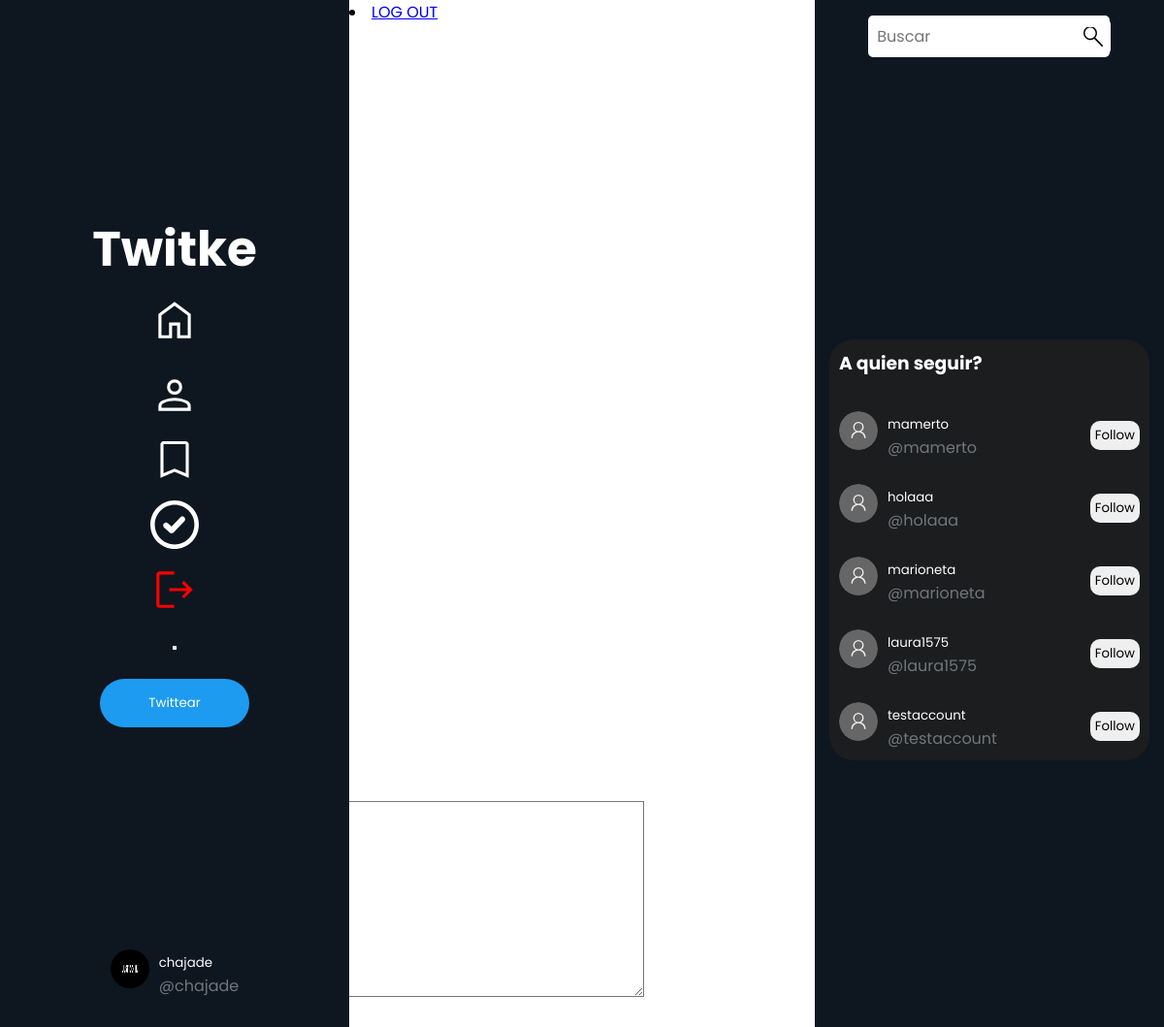
The page /landing/ (signed in) on the database its author committed.
### profiles/models.py (models this page shows, shortened)
class Profiles(models.Model):
    user = models.ForeignKey(User, null=True, on_delete=models.CASCADE )
    username = models.CharField(max_length=30, null=True, default="")
    keeps = models.ManyToManyField(Tweet, related_name='kept_by_profiles', blank=True)
    retweets = models.ManyToManyField(Tweet, related_name='retweets_by_profiles', blank=True)
    biography = models.TextField(max_length=250,  null=True, default="", blank=True)
    profileImage = models.ImageField(null=True, blank=True, upload_to='profileImages')
    profileBanner = models.ImageField(null=True, blank=True, upload_to='profileBanners')
    followers = models.IntegerField(default=0)
    followers_users = models.ManyToManyField('self', symmetrical=False, related_name="followage", blank=True)
    followed_users = models.ManyToManyField('self', symmetrical=False, related_name='following', blank=True)
    like_tweets = models.ManyToManyField(Tweet, related_name='liked', blank=True)
    birthday = models.DateField(null=True)
    webSite = models.CharField(null=True, max_length=100)
    created_at = models.DateTimeField(auto_now_add=True)
    is_verified = models.BooleanField(default=False)
    darkMode = models.BooleanField(default=False)

### autentication/views.py (the view)
# urls.py: path('landing/', views.landingPage, name="landingPage"),
def landingPage(request):
    return render(request, 'landingPage.html')

### tweets/context_processors.py (called while the page is built)
def random_users(request):
    random_users = []
    if request.user.is_authenticated:
        if request.user.is_authenticated:
            current_profile = Profiles.objects.get(user__username = request.user.username)
            random_users = Profiles.objects.exclude(id__in=current_profile.followed_users.values_list('id', flat=True)).exclude(id=request.user.id).order_by('?')[:5]
    return {'random': random_users}

def current_profile(request):
    current_profile = None
    darkmode = True
    if request.user.is_authenticated:
        current_profile = Profiles.objects.get(user__username=request.user.username)
    return {'current_profile': current_profile, 'darkMode': darkmode}

### autentication/templates/landingPage.html (shortened to what this page needs)
{% extends 'base.html' %}
{% load static %}
    {% block content %}
    <footer>
        {% if user.is_authenticated %}
          <li><a href="{% url 'logout' %}">LOG OUT</a></li>
          {% else %}
          <li><a href="{% url 'signup' %}">SIGN UP</a></li>
          <li><a href="{% url 'signin' %}">SIGN IN</a></li>
          {% endif %}
    </footer>
    {% endblock content %}

### tweets/templates/base.html (shortened to what this page needs)
{% load static %}
<!DOCTYPE html>
<html lang="es">
  <head>
    <link rel="stylesheet" href="{% static 'base.css' %}" />
  </head>
  <body class="{% if current_profile.darkMode %}dark-theme{% endif %}">
    <div class="container">
      <nav class="navbar-1">
          <ul>
            <h1 style="font-size: 50px">Twitke</h1>
            <li><a href="{% url 'globalFeed' %}"><img  class="img-ul" src="{% static 'home_FILL0_wght400_GRAD0_opsz48.svg' %}"></a><li>
            {% if user.is_authenticated %}
            <li><a href="{% url 'myProfile' user.id %}"><img class="img-ul"  src="{% static 'person_FILL0_wght400_GRAD0_opsz48.svg'%}" ></a></li>
            <li><a href="{% url 'keeped' user.id %}"><img class="img-ul"  src="{% static 'bookmark_FILL0_wght400_GRAD0_opsz48.svg' %}"></a></li>
              {% if user.is_staff %}
              <li><a class="verificateNav" href="{% url 'verificate' %}"><img  class="img-ul" src="{% static 'verify-verified-check-icon.svg' %}"></a></li>
              {% endif %}
              <li><a href="{% url 'logout' %}"><img  class="img-ul" src="{% static 'logout_FILL0_wght400_GRAD0_opsz48.svg' %}"></a></li>
              {% else %}
              <li class="signupButton"><a href="{% url 'signup' %}" ><img  class="img-ul" src="{% static 'register-14.svg' %}"></a></li>
              <li class="signinButton"><a href="{% url 'signin' %}"><img  class="img-ul" src="{% static 'login-svgrepo-com.svg' %}"></a></li>
              {% endif %}
              <form action="{% url 'darkMode' %}?next={{ request.path }}" method="POST" id="darkModeForm">
                <div class="containerToggle">
                  <button type="submit" name="" id="toggle" value="" for="submit" onclick="darkMode(event, this)"></button>
                </div>
              </form>
              <li class="twittearButton"><button>Twittear</button></li>
            </ul>
            <div class="current">
              <div class="user_card">
                {% if user.is_authenticated %}
                <div class="username2">
                  {% if current_profile.profileImage %}
                    <img src="{{current_profile.profileImage.url}} " alt="" class="fotito profilePhoto" style="width: 40px; border-radius: 50%; height:40px">
                  {% endif %}
                  <div class="usernameBase">
                    <form action="{% url 'myProfile' current_profile.user.id %}">
                      <button class="usernameTweet" style="color:white"><p>{{current_profile.user.username}}</p></button>
                    </form>
                    <p class="atName">@{{current_profile.user.username}}</p>
                  </div>
                </div>
                {% endif %}
              </div>
            </div>
        </nav>
        <main class="baseMain">
          {% block content %}
          {% endblock %}
        </main>
        <nav class="navbar-2">
          <form action="{% url 'search' %}" class="searchForm">
            <div class="search-container">
              <input type="text" class="searchbar" name="search" placeholder="Buscar">
              <button type="submit" class="search-button">
                <img src="{% static '1093183.svg' %}" alt="">
              </button>
            </div>
          </form>
          <section class="aQuienSeguir">
            <h3 style="color: white;">A quien seguir?</h3>
            {% if random %}
              {% for user in random %}
                <div class="user_card">
                  <div class="username2">
                    <div class="usernameBase">
                      <form action="{% url 'myProfile' user.user.id %}">
                        <button class="usernameTweet" style="color:white"><p>{{user.user.username}}</p></button>
                      </form>
                      <p class="atName">@{{user.user.username}}</p>
                    </div>
                  </div>
                  <form action="{% url 'follow' id=user.user.id %}" id="followForm4" method="POST">
                    <button id="button4"  onclick="follow(event, this)" tweet-id="{{user.user.id}}" type="submit" class="boton"><p>{% if current_profile not in user.followers_users.all %}Follow{% else %}Unfollow{% endif %}</p></button>
                </form>
                </div>
              {% endfor %}
            {% else %}
              <li class="elseSessionLi"><a class="elseSession" href="{% url 'signin' %}">Inicia sesion para ver</a></li>
            {% endif  %}
          </section>
        </nav>
    </div>
    <section class="modal modalTwittear">
      <div class="modal_container">
          <button href="#" class="modal_close_twittear">X</button>
          <form action="{% url 'postTweet' %}" method="POST" class="postTweetForm" enctype="multipart/form-data">
            <div class="cosas" style="display: flex;  align-items: center;">
                <button id="miBoton" onclick="desactivarBoton()">
                </button>
                <label for="tweetImage" class="attachment"><img src="{% static 'attachment-pin-icon.svg' %}" alt="" style="width: 15px; display: flex;"></label>
            </div>
        </form>
      </div>
  </section>
  </body>
</html>

### tweets/static/base.css (style rules this page uses)
* { margin: 0; padding: 0; font-family: 'Poppins', sans-serif; }
.container { display: flex; justify-content: center; width: 100%; position: relative; }
.baseMain { height: 100vh; display: flex; width: 40vw; }
.navbar-1, .navbar-2 { width: 30vw; background-color: #0e1720; display: flex; flex-direction: column; justify-content: center; align-items: center; height: 100%; }
.navbar-1 { position: fixed; left: 0; top: 0; z-index: 10; }
.navbar-2 { position: fixed; right: 0; top: 0; z-index: 10; }
ul { display: flex; flex-direction: column; gap: 10px; color: white; align-items: center; justify-content: center; }
ul img { width: 150px; border-radius: 10px; }
ul li { list-style: none; }
ul li a { text-decoration: none; color: white; }
.navbar-2 { justify-content: start; }
.navbar-2 .searchForm { margin: 1em; width: 80%; }
.navbar-2 form input { width: 80%; }
.search-container { display: flex; align-items: center; justify-content: center; }
.searchbar { width: 70%; padding: 9px; border: none; border-radius: 5px; outline: none; font-size: 16px; }
.search-button { background-color: white; color: white; border: none; padding: 8px; border-radius: 5px; margin-left: -35px; cursor: pointer; display: flex; align-items: center; }
.search-button img { width: 20px; background-color: transparent; height: 20px; object-fit: cover; }
.img-ul { width: 50px; }
.verificateNav { background-color: transparent; cursor: pointer; outline: none; border: none; }
.aQuienSeguir { width: 20rem; height: auto; display: flex; flex-direction: column; padding-left: 10px; background-color: rgb(28, 29, 31); margin: auto; border-radius: 25px; gap: 25px; padding-bottom: 10px; }
.aQuienSeguir h3 { align-self: flex-start; padding: 10px 0; }
.user_card { display: flex; align-items: center; justify-content: space-between; width: 100%; }
.usernameBase { display: flex; flex-direction: column; align-items: flex-start; }
.username2 { display: flex; gap: 10px; }
.atName { color: rgb(113, 118, 123, 1); }
.user_card .boton { padding: 5px; border-radius: 10px; margin-right: 10px; cursor: pointer; outline: none; border: none; }
.usernameTweet { background-color: transparent; border: none; margin: 0; padding: 0; }

### tweets/templates/base.html (style rules this page uses)
.current { margin-top: auto; margin-bottom: 20px; padding: 10px; border-radius: 30px; cursor: pointer; transition: .3s ease background-color; }
.navbar-1 { height: 100%; align-items: center; justify-content: center; }
.twittearButton button { padding: 15px 50px; margin-top: 15px; background-color: rgb(29, 155, 240); border-radius: 40px; color: white; border: none; cursor: pointer; outline: none; transition: .5s ease background-color; }
.navbar-1 ul { height: 100%; }

### rows shown on the page
Profiles: profileImage (picture), user.username "chajade"
Profiles: user.username "mamerto", shows "Follow"
Profiles: user.username "holaaa", shows "Follow"
Profiles: user.username "marioneta", shows "Follow"
Profiles: user.username "laura1575", shows "Follow"
Profiles: user.username "testaccount", shows "Follow"
